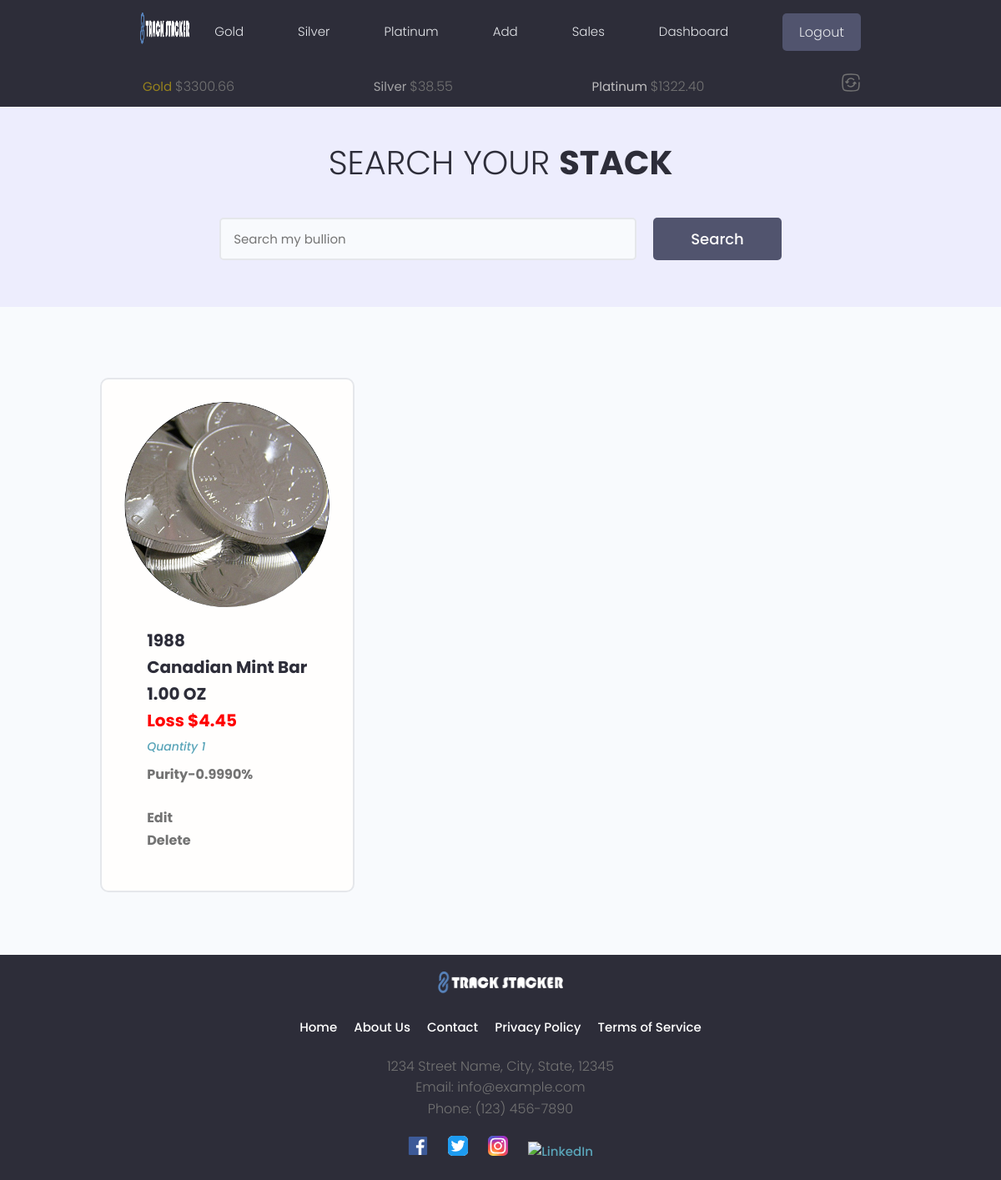
Page /search-stack/ (signed in) on the earlier database version.
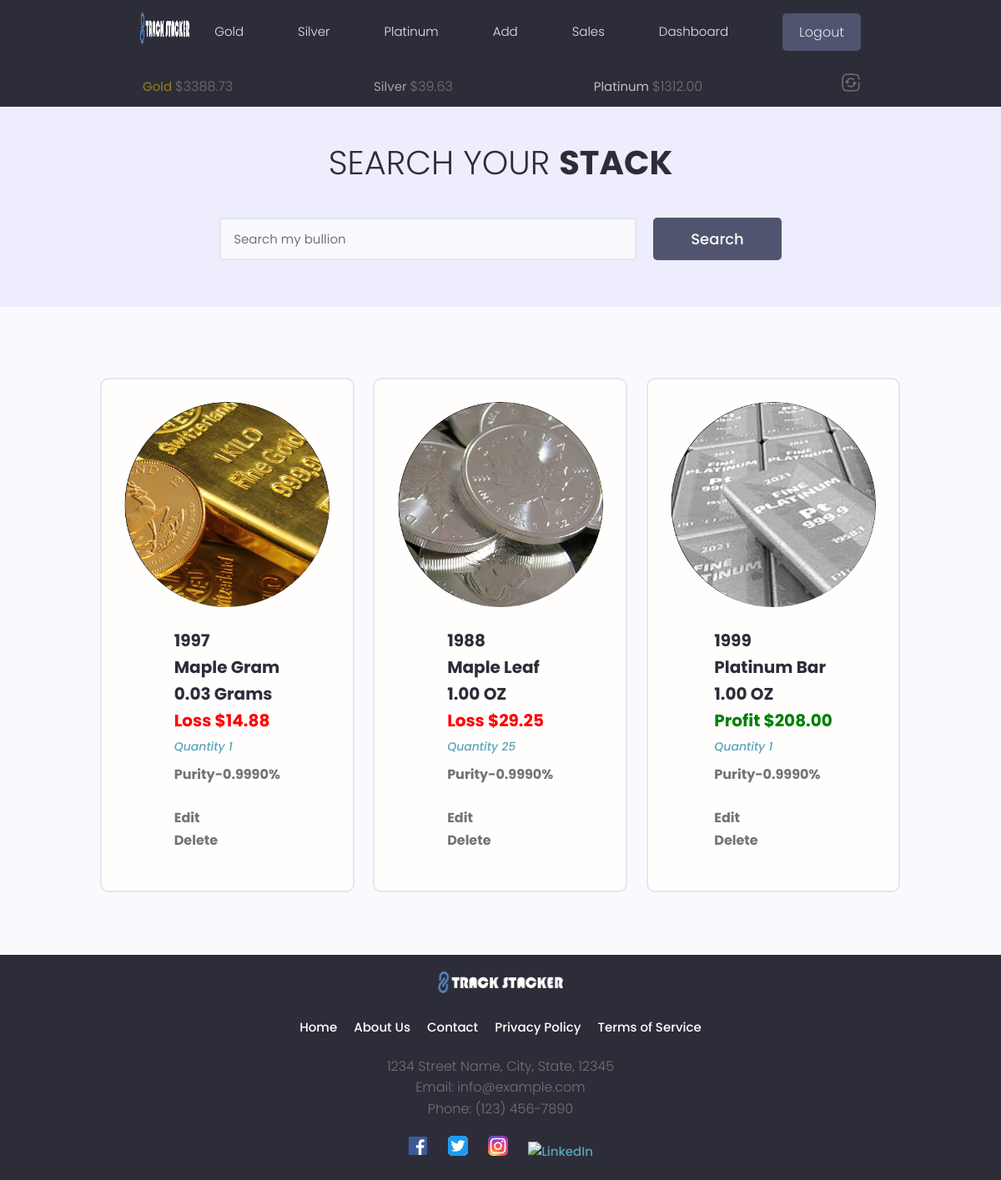
Same page on the later database version.
### tracker/models.py (models this page shows, shortened)
class MetalsData(models.Model):
    owner = models.OneToOneField(Profile, on_delete=models.CASCADE)
    timestamp = models.IntegerField(default=0)
    rates = models.JSONField(default=dict)
    currency = models.CharField(max_length=30)
    current_gold_price = models.DecimalField(max_digits=30, decimal_places=2, default=0)
    current_silver_price = models.DecimalField(max_digits=30, decimal_places=2, default=0)
    current_platinum_price = models.DecimalField(max_digits=30, decimal_places=2, default=0)
    class Meta:
        verbose_name_plural = "Metals Data"

class Silver(models.Model):
    METAL_TYPES = (
        ('gold', 'Gold'),
        ('silver', 'Silver'),
        ('platinum', 'Platinum'),
    )
    BAR_ROUND_MISC = (
        ('bar', 'Bar'),
        ('round', 'Round'),
        ('misc', 'Misc'),
    )
    UNIT_CHOICES = [
        ('GRAMS', 'Grams'),
        ('TROY_OUNCES', 'Troy Ounces'),
    ]
    COA_PRESENT = [
        ('yes', 'Yes'),
        ('no', 'No'),
    ]
    owner = models.ForeignKey(Profile, on_delete=models.CASCADE, default=None, null=True, blank=True, unique=False)
    metal_type = models.CharField(max_length=100, choices=METAL_TYPES, default='')
    item_type = models.CharField(max_length=100, choices=BAR_ROUND_MISC, default='round')
    coa_present = models.CharField(max_length=100, choices=COA_PRESENT, default='no')
    item_year =models.PositiveIntegerField(null=True, blank=True, default=None)
    item_name = models.CharField(max_length=100)
    item_about = models.TextField(max_length=500, null=True, blank=True, default="")
    featured_image = models.ImageField(default='images/silver_avatar.jpg', null=True, blank=True)
    purity = models.DecimalField(max_digits=15, decimal_places=4, null=True, blank=True)
    quantity = models.IntegerField()
    weight_troy_oz = models.DecimalField(max_digits=30, decimal_places=4)
    weight_grams = models.DecimalField(max_digits=30, decimal_places=4, default=0.00)
    cost_to_purchase = models.DecimalField(max_digits=20, decimal_places=2)
    spot_at_purchase = models.DecimalField(max_digits=20, decimal_places=2, null=True, blank=True, default=None)
    premium = models.DecimalField(max_digits=20, decimal_places=2, null=True, blank=True, default=0.00)
    shipping_cost = models.DecimalField(max_digits=15, decimal_places=2, null=True, blank=True)
    purchased_from = models.CharField(max_length=100)
    created = models.DateTimeField(auto_now_add=True)
    cost_per_unit = models.DecimalField(max_digits=20, decimal_places=2, null=True, blank=True, default=0.00)
    total_cost_per_unit = models.DecimalField(max_digits=20, decimal_places=2, null=True, blank=True, default=0.00)
    weight_per_unit = models.DecimalField(max_digits=20, decimal_places=4, default=0.00)
    initial_weight_unit = models.CharField(max_length=50, choices=UNIT_CHOICES, default='TROY_OUNCES')
    id = models.UUIDField(default=uuid.uuid4, primary_key=True, editable=False)
    class Meta:
        verbose_name_plural = "Silver"
    def calculate_profit(self, spot_price):
        if self.quantity > 0:
            try:
                melt_value = Decimal(self.weight_troy_oz) * Decimal(spot_price)
                profit = melt_value - (self.total_cost_per_unit * self.quantity)
            except Exception as e:
                print(f'There has been an error {e}')
            return profit
        else:
            profit = 0.00
            return profit

class Gold(models.Model):
    METAL_TYPES = (
        ('gold', 'Gold'),
        ('silver', 'Silver'),
        ('platinum', 'Platinum'),
    )
    BAR_ROUND_MISC = (
        ('bar', 'Bar'),
        ('round', 'Round'),
        ('misc', 'Misc'),
    )
    UNIT_CHOICES = [
        ('GRAMS', 'Grams'),
        ('TROY_OUNCES', 'Troy Ounces'),
    ]
    COA_PRESENT = [
        ('yes', 'Yes'),
        ('no', 'No'),
    ]
    owner = models.ForeignKey(Profile, on_delete=models.CASCADE, default=None, null=True, blank=True, unique=False)
    metal_type = models.CharField(max_length=100, choices=METAL_TYPES, default='')
    item_type = models.CharField(max_length=100, choices=BAR_ROUND_MISC, default='round')
    coa_present = models.CharField(max_length=100, choices=COA_PRESENT, default='no')
    item_year =models.PositiveIntegerField(null=True, blank=True, default=None)
    item_name = models.CharField(max_length=100)
    item_about = models.TextField(max_length=500, null=True, blank=True, default="")
    featured_image = models.ImageField(default='images/gold_avatar.jpg', null=True, blank=True)
    purity = models.DecimalField(max_digits=15, decimal_places=4, null=True, blank=True)
    quantity = models.IntegerField()
    weight_troy_oz = models.DecimalField(max_digits=30, decimal_places=4)
    weight_grams = models.DecimalField(max_digits=30, decimal_places=4, default=0.00)
    cost_to_purchase = models.DecimalField(max_digits=20, decimal_places=2)
    spot_at_purchase = models.DecimalField(max_digits=20, decimal_places=2, null=True, blank=True, default=None)
    premium = models.DecimalField(max_digits=20, decimal_places=2, null=True, blank=True, default=0.00)
    shipping_cost = models.DecimalField(max_digits=15, decimal_places=2, null=True, blank=True)
    purchased_from = models.CharField(max_length=100)
    created = models.DateTimeField(auto_now_add=True)
    cost_per_unit = models.DecimalField(max_digits=20, decimal_places=2, null=True, blank=True, default=0.00)
    total_cost_per_unit = models.DecimalField(max_digits=20, decimal_places=2, null=True, blank=True, default=0.00)
    weight_per_unit = models.DecimalField(max_digits=20, decimal_places=4, default=0.00)
    initial_weight_unit = models.CharField(max_length=50, choices=UNIT_CHOICES, default='TROY_OUNCES')
    id = models.UUIDField(default=uuid.uuid4, primary_key=True, editable=False)
    class Meta:
        verbose_name_plural = "Gold"
    def calculate_profit(self, spot_price):
        if self.quantity > 0:
            try:
                melt_value = Decimal(self.weight_troy_oz) * Decimal(spot_price)
                profit = melt_value - (self.total_cost_per_unit * self.quantity)
            except Exception as e:
                print(f'There has been an error {e}')
            return profit
        else:
            profit = 0.00
            return profit

class Platinum(models.Model):
    METAL_TYPES = (
        ('gold', 'Gold'),
        ('silver', 'Silver'),
        ('platinum', 'Platinum'),
    )
    BAR_ROUND_MISC = (
        ('bar', 'Bar'),
        ('round', 'Round'),
        ('misc', 'Misc'),
    )
    UNIT_CHOICES = [
        ('GRAMS', 'Grams'),
        ('TROY_OUNCES', 'Troy Ounces'),
    ]
    COA_PRESENT = [
        ('yes', 'Yes'),
        ('no', 'No'),
    ]
    owner = models.ForeignKey(Profile, on_delete=models.CASCADE, default=None, null=True, blank=True, unique=False)
    metal_type = models.CharField(max_length=100, choices=METAL_TYPES, default='')
    item_type = models.CharField(max_length=100, choices=BAR_ROUND_MISC, default='round')
    coa_present = models.CharField(max_length=100, choices=COA_PRESENT, default='no')
    item_year =models.PositiveIntegerField(null=True, blank=True, default=None)
    item_name = models.CharField(max_length=100)
    item_about = models.TextField(max_length=500, null=True, blank=True, default="")
    featured_image = models.ImageField(default='images/platinum_avatar.jpg', null=True, blank=True)
    purity = models.DecimalField(max_digits=15, decimal_places=4, null=True, blank=True)
    quantity = models.IntegerField()
    weight_troy_oz = models.DecimalField(max_digits=30, decimal_places=4)
    weight_grams = models.DecimalField(max_digits=30, decimal_places=4, default=0.00)
    cost_to_purchase = models.DecimalField(max_digits=20, decimal_places=2)
    spot_at_purchase = models.DecimalField(max_digits=20, decimal_places=2, null=True, blank=True, default=None)
    premium = models.DecimalField(max_digits=20, decimal_places=2, null=True, blank=True, default=0.00)
    shipping_cost = models.DecimalField(max_digits=15, decimal_places=2, null=True, blank=True)
    purchased_from = models.CharField(max_length=100)
    created = models.DateTimeField(auto_now_add=True)
    cost_per_unit = models.DecimalField(max_digits=20, decimal_places=2, null=True, blank=True, default=None)
    total_cost_per_unit = models.DecimalField(max_digits=20, decimal_places=2, null=True, blank=True, default=None)
    weight_per_unit = models.DecimalField(max_digits=20, decimal_places=4, default=0.00)
    initial_weight_unit = models.CharField(max_length=50, choices=UNIT_CHOICES, default='TROY_OUNCES')
    id = models.UUIDField(default=uuid.uuid4, primary_key=True, editable=False)
    class Meta:
        verbose_name_plural = "Platinum"
    def calculate_profit(self, spot_price):
        if self.quantity > 0:
            try:
                melt_value = Decimal(self.weight_troy_oz) * Decimal(spot_price)
                profit = melt_value - (self.total_cost_per_unit * self.quantity)
            except Exception as e:
                print(f'There has been an error {e}')
            return profit
        else:
            profit = 0.00
            return profit

### tracker/views.py (the view, shortened to what this page needs)
# urls.py: path('search-stack/', views.searchMetal, name='searchMetal'),
@login_required(login_url='login-user')
def searchMetal(request):
        results, search_query = searchMetals(request)
        gold_items = results['gold_items']
        silver_items = results['silver_items']
        platinum_items = results['platinum_items']
        metal_objects = list(gold_items) + list(silver_items) + list(platinum_items)
        custom_range, metal_objects = paginateMetals(request, metal_objects, 6)
        metals_data, created = MetalsData.objects.get_or_create(owner=request.user.profile)
        five_minutes_later = metals_data.timestamp + 300
        unix_time_now = int(time.time())
        if metals_data.current_gold_price == 0:
            metals_data.get_api_data(request.user)
        elif (unix_time_now - five_minutes_later) > 300:
            print('chocolate pancake')
        gold_price = metals_data.current_gold_price
        silver_price = metals_data.current_silver_price
        platinum_price = metals_data.current_platinum_price
        if metal_objects:
            spot_price = None
            for object in metal_objects:
                if object.metal_type == 'gold':
                    spot_price = gold_price
                    object.profit = object.calculate_profit(spot_price)
                elif object.metal_type == 'silver':
                    spot_price = silver_price
                    object.profit = object.calculate_profit(spot_price)
                elif object.metal_type == 'platinum':
                    spot_price = platinum_price
                    object.profit = object.calculate_profit(spot_price)
                else:
                    raise Http404("Somehow you managed to mess up something that shouldn't ever happen, congrats!")
            for object in metal_objects:
                if object.quantity != 0:
                    object.weight = object.weight_troy_oz / object.quantity
                else:
                    object.weight = None  # or handle the zero quantity case appropriately
            context = {'metal_objects': metal_objects,
                    'search_query': search_query,
                    'custom_range': custom_range,
                    'object.profit': object.profit,
                    'object.weight': object.weight,
                    'spot_price': spot_price
                    }
        return render(request, 'tracker/searchreturn.html', context)

### tracker/templates/tracker/searchreturn.html (shortened to what this page needs)
{% extends 'main.html' %}
{% block content %}
{% load static %}
{% load multiply %}
{% load custom_filters %}
<main class="projects">
    <section class="hero-section text-center">
      <div class="container container--narrow">
        <div class="hero-section__box">
          <h2>Search your <span>Stack</span></h2>
        </div>
        <div class="hero-section__search">
          <form class="form" action="#" method="get">
            <div class="form__field">
              <input class="input input--text" id="formInput#search" type="text" name="search_query"
                placeholder="Search my bullion" />
            </div>
            <input class="btn btn--sub btn--lg" type="submit" value="Search" placeholder="{{search_query}}"/>
          </form>
        </div>
      </div>
    </section>
    <section class="projectsList">
      <div class="container">
        <div class="grid grid--three">
          {% for object in metal_objects %}
          <div class="column">
            <div class="card project">
              <a href="{% url 'singleMetal' metal_type=object.metal_type pk=object.pk %}" class="project">
                {% if object.featured_image.url != None %}
                <div class="project__thumbnail metal__thumbnail" style="background-image: url('{{ object.featured_image.url }}')">
                </div>
                {% else %}
                <div class="project__thumbnail metal__thumbnail" style="background-image: url('{% static 'images/default.jpg' %}')">
                </div>
                {% endif %}
                <div class="card__body">
                  <h3 class="project__title">{{object.item_year}}</h3>
                  <h3 class="project__title">{{object.item_name}}</h3>
                  {% if object.initial_weight_unit == 'TROY_OUNCES' %}
                  <h3 class="project__title">{{object.weight|floatformat:2}} OZ</h3>
                  {% else %}
                  <h3 class="project__title">{{object.weight|floatformat:2}} Gram{{object.weight|floatformat:2|pluralize}}</h3>
                  {% endif %}
                  {% if object.profit > 0 %}
                  <h3 class="profit_plus">Profit ${{object.profit|floatformat:2}}</h3>
                  {% elif object.profit == 0 %}
                  <h3 class="profit_neutral">{{object.profit|floatformat:2}}</h3>
                  {% else %}
                  <h3 class="profit_minus">Loss ${{object.profit|absolute|floatformat:2}}</h3>
                  {% endif %}
                  <p><a class="project__author" href="{% url 'singleMetal' metal_type=object.metal_type pk=object.pk %}">Quantity {{object.quantity}}</a></p>
                  <p class="project--rating">
                    <span style="font-weight: bold;">Purity-{{object.purity}}%</span>
                  </p>
                  <p class="project--rating">
                    <a href="{% url 'editPage' metal_type=object.metal_type pk=object.pk %}"><span style="font-weight: bold;">Edit</span></a><br>
                    <a href="{% url 'deletePage' metal_type=object.metal_type pk=object.pk %}"><span style="font-weight: bold;">Delete</span></a>
                  </p>
                </div>
              </a>
            </div>
          </div>
          {% endfor %}
        </div>
      </div>
    </section>
  </main>
{% endblock content %}

### templates/sub_header.html (shortened to what this page needs)
{% load static %}
<div id="sticky-bar">
  <header class="subheader">
    <div class="container container--narrow">
      <nav class="subheader__nav">
        <ul>
          <li class="subheader__menuItem" id="goldspot">Gold&nbsp;<span>${{gold_price}}</span></li>
          <li class="subheader__menuItem" id="silverspot">Silver&nbsp;<span>${{silver_price}}</span></li>
          <li class="subheader__menuItem" id="platinumspot">Platinum&nbsp;<span>${{platinum_price}}</span></li>
          <li class="subheader__menuItem"><a><span class="solar--refresh-square-broken" id="update-metals-data-button"></span></a></li>
        </ul>
      </nav>
    </div>
  </header>
</div>

Differences in the rows shown:
removed Silver: featured_image (picture), item_year "1988", item_name "Canadian Mint Bar", weight "1.00", profit|absolute "4.45", quantity "1", purity "0.9990"
changed MetalsData: current_gold_price "3300.66" → "3388.73"; current_silver_price "38.55" → "39.63"; current_platinum_price "1322.40" → "1312.00"
added Gold: featured_image (picture), item_year "1997", item_name "Maple Gram", weight "0.03", profit|absolute "14.88", quantity "1", purity "0.9990"
added Silver: featured_image (picture), item_year "1988", item_name "Maple Leaf", weight "1.00", profit|absolute "29.25", quantity "25", purity "0.9990"
added Platinum: featured_image (picture), item_year "1999", item_name "Platinum Bar", weight "1.00", profit "208.00", quantity "1", purity "0.9990"
